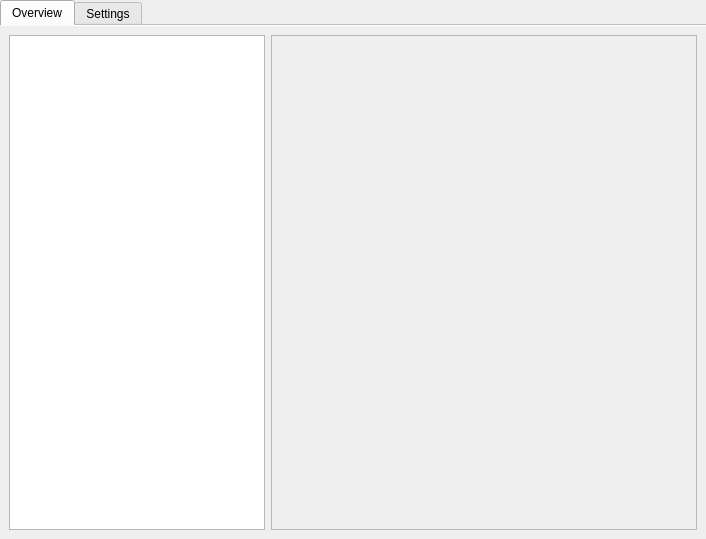
<?xml version="1.0" encoding="UTF-8"?>
<ui version="4.0">
 <class>CourseEditorScreen</class>
 <widget class="QWidget" name="CourseEditorScreen">
  <property name="geometry">
   <rect>
    <x>0</x>
    <y>0</y>
    <width>706</width>
    <height>539</height>
   </rect>
  </property>
  <property name="windowTitle">
   <string>Form</string>
  </property>
  <layout class="QVBoxLayout" name="verticalLayout">
   <property name="spacing">
    <number>0</number>
   </property>
   <property name="leftMargin">
    <number>0</number>
   </property>
   <property name="topMargin">
    <number>0</number>
   </property>
   <property name="rightMargin">
    <number>0</number>
   </property>
   <property name="bottomMargin">
    <number>0</number>
   </property>
   <item>
    <widget class="QTabWidget" name="tabWidget">
     <property name="currentIndex">
      <number>0</number>
     </property>
     <property name="documentMode">
      <bool>true</bool>
     </property>
     <widget class="QWidget" name="overviewTab">
      <attribute name="title">
       <string>Overview</string>
      </attribute>
      <layout class="QHBoxLayout" name="horizontalLayout">
       <item>
        <widget class="QTreeView" name="courseTree">
         <property name="sizePolicy">
          <sizepolicy hsizetype="Fixed" vsizetype="Preferred">
           <horstretch>0</horstretch>
           <verstretch>0</verstretch>
          </sizepolicy>
         </property>
        </widget>
       </item>
       <item>
        <widget class="QFrame" name="lessonView">
         <property name="frameShape">
          <enum>QFrame::StyledPanel</enum>
         </property>
         <property name="frameShadow">
          <enum>QFrame::Raised</enum>
         </property>
        </widget>
       </item>
      </layout>
     </widget>
     <widget class="QWidget" name="settingsTab">
      <attribute name="title">
       <string>Settings</string>
      </attribute>
     </widget>
    </widget>
   </item>
  </layout>
 </widget>
 <resources/>
 <connections/>
</ui>
